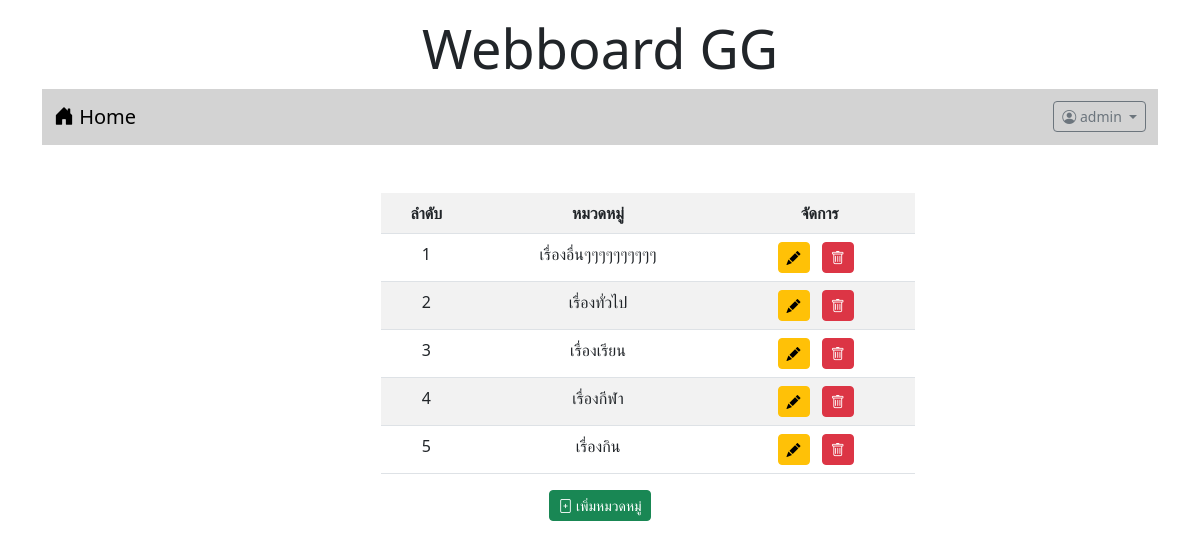
/category.php (signed in), run on the app's committed database.
### tables this page shows
CREATE TABLE `category` (
  `id` int(11) NOT NULL,
  `name` varchar(32) NOT NULL
);

### category.php (the view, shortened to what this page needs)
<!DOCTYPE html>
<html lang="en">
<head>
    <link href="https://cdn.jsdelivr.net/npm/bootstrap@5.3.0-alpha1/dist/css/bootstrap.min.css" rel="stylesheet">
    <link rel="stylesheet" href="https://cdn.jsdelivr.net/npm/bootstrap-icons@1.10.3/font/bootstrap-icons.css">
</head>
<body>
<div class="container-lg">
    <h1 style="text-align: center;font-size: 54px;"class="mt-3">Webboard GG</h1>
    <?php include "nav.php" ?>
    <div class="container text-center mt-4">
        <div class="row">
            <div class="col-lg-3 col-sm-2">
            </div>
            <div class="col-lg-6 col-sm-8 align-self-center " >
                <table class="table table-striped mt-4 ms-5" >
                    <tr> <th>ลำดับ</th> <th>หมวดหมู่</th> <th>จัดการ</th> </tr>
                    <?php
                        $conn=new PDO("mysql:host=localhost;dbname=webboard;charset=utf8","root","");
                        $sql= "SELECT * FROM category";
                        $i=0;
                        foreach($conn->query($sql) as $row){
                            $i++;
                            echo "<tr class=''> <td><div>$i</div></td> <td><div>$row[name]</div></td>
                            <td class=''><div class='me-2 align-self-center d-inline' data-bs-toggle='modal' data-bs-target='#exampleModal1'><a
                            class='btn btn-warning btn-sm' onclick='' id='name' value='$row[name]'><i class='bi bi-pencil-fill'></i></a></div>
                             <div class='me-2 align-self-center d-inline'> <a href='category_delete.php?id=$row[id]'
                            class='btn btn-danger btn-sm' onclick='return myFunction()'> <i class='bi bi-trash'></i> </a> </div> </td></tr>";
                        }
                    ?>
                </table>
            </div>
            <div class="col-lg-3 col-sm-2">
            </div>
        </div>
        <button type="button" class="btn btn-sm btn-success" data-bs-toggle="modal" data-bs-target="#exampleModal"><i class="bi bi-file-plus"></i> เพิ่มหมวดหมู่</button>
    </div>
</body>
</body>
</html>

### data on the page
category: name "เรื่องอื่นๆๆๆๆๆๆๆๆๆๆ"
category: name "เรื่องทั่วไป"
category: name "เรื่องเรียน"
category: name "เรื่องกีฬา"
category: name "เรื่องกิน"

### other printed values
$_SESSION['username'] "admin"
